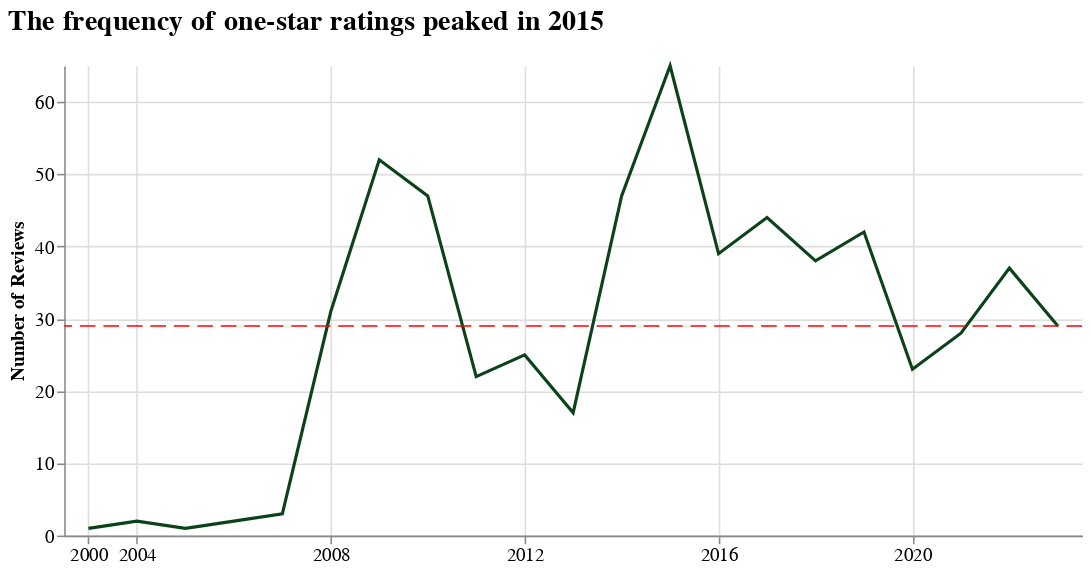

Notebook code cell kept with this figure:
### Code cell
# how is the trend of 1 star
one_rating_df = (df[df['rating'] == 1]
                 .groupby('year')
                 .agg(func={'clean_review':'count'})
                 .reset_index()
                 .rename(columns={'clean_review':'count'}))

line_chart = alt.Chart(one_rating_df).mark_line(color='#0b421a').encode(
    alt.X('year:N', title=None, axis=alt.Axis(labelAngle=0, tickCount=12, values=[y for y in range(2000, 2024, 4)])), 
    alt.Y('count', title='Number of Reviews'),
    alt.Tooltip(['year', 'count'])
).properties(
    title=alt.Title('The frequency of one-star ratings peaked in 2015',
                    anchor='start',
                    fontSize=18,
                    offset=15),
    width=650, height=300)

median_value = one_rating_df['count'].median()
median_line = (alt.Chart(pd.DataFrame({'median_value': [median_value]}))
               .mark_rule(color='red', strokeDash=[10,5])
               .encode(y='median_value:Q')
)

# combine histogram with the median line
(line_chart + median_line).configure_axis(
    labelFontSize=12,
    titleFontSize=14
).configure_axis(
    labelFontSize=12,
    titleFontSize=12,
    grid=True
).configure_view(
    stroke=None
)

### Figure 1 — Vega-Lite specification as saved in the notebook (floating-point values rounded to 4 significant figures)
{"config": {"view": {"continuousWidth": 300, "continuousHeight": 300, "stroke": null}, "axis": {"grid": true, "labelFontSize": 12, "titleFontSize": 12}}, "layer": [{"data": {"name": "data-3cee17ef777774dfc83b622f73826bfd"}, "mark": {"type": "line", "color": "#0b421a"}, "encoding": {"tooltip": [{"field": "year", "type": "quantitative"}, {"field": "count", "type": "quantitative"}], "x": {"axis": {"labelAngle": 0, "tickCount": 12, "values": [2000, 2004, 2008, 2012, 2016, 2020]}, "field": "year", "title": null, "type": "nominal"}, "y": {"field": "count", "title": "Number of Reviews", "type": "quantitative"}}, "title": {"text": "The frequency of one-star ratings peaked in 2015", "anchor": "start", "fontSize": 18, "offset": 15}}, {"data": {"name": "data-6adb1bd1943f9a088cc17a3a4076fddf"}, "mark": {"type": "rule", "color": "red", "strokeDash": [10, 5]}, "encoding": {"y": {"field": "median_value", "type": "quantitative"}}}], "height": 300, "width": 650, "$schema": "https://vega.github.io/schema/vega-lite/v5.17.0.json", "datasets": {"data-3cee17ef777774dfc83b622f73826bfd": [{"year": 2000, "count": 1}, {"year": 2004, "count": 2}, {"year": 2005, "count": 1}, {"year": 2006, "count": 2}, {"year": 2007, "count": 3}, {"year": 2008, "count": 31}, {"year": 2009, "count": 52}, {"year": 2010, "count": 47}, {"year": 2011, "count": 22}, {"year": 2012, "count": 25}, {"year": 2013, "count": 17}, {"year": 2014, "count": 47}, {"year": 2015, "count": 65}, {"year": 2016, "count": 39}, {"year": 2017, "count": 44}, {"year": 2018, "count": 38}, {"year": 2019, "count": 42}, {"year": 2020, "count": 23}, {"year": 2021, "count": 28}, {"year": 2022, "count": 37}, {"year": 2023, "count": 29}], "data-6adb1bd1943f9a088cc17a3a4076fddf": [{"median_value": 29.0}]}}
